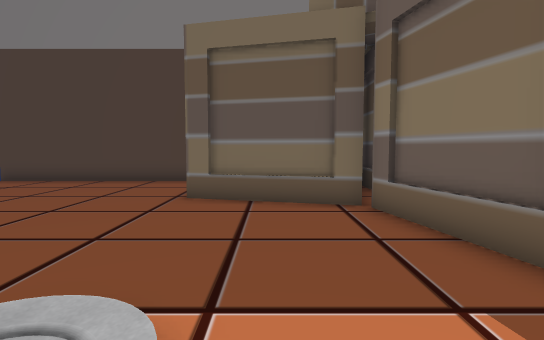
view 1 (above)

15 first-person views from a walk through a Unity game level. The camera is 1.3 m above the floor, tilts 4° down and sees 80° across. The floor is counted in squares, 1 m on a side. Each view is taken from the middle of a square. On the plan, view 1 faces up. The plan holds only what a view shows up to about 14 squares ahead; the rest is blank. Some surface patterns are stand-ins.

view 2
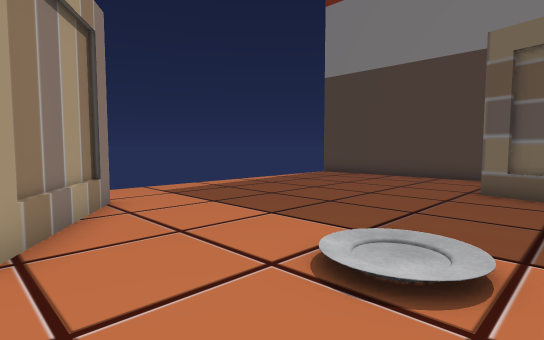

view 3
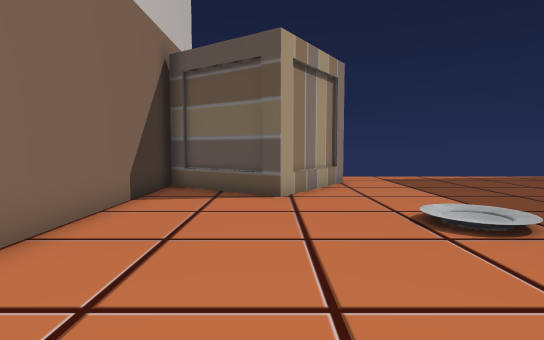

view 4
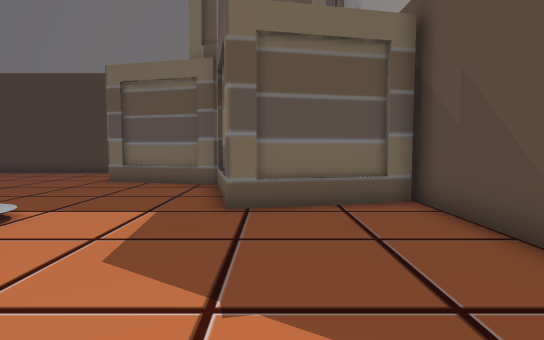

view 5
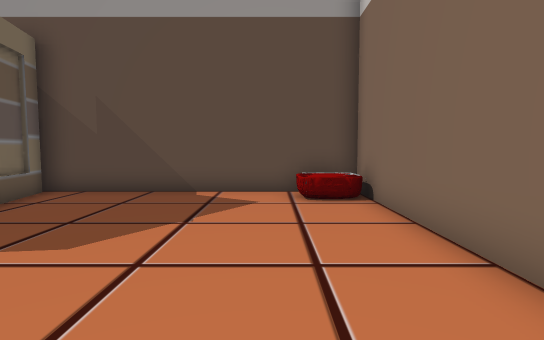

view 6
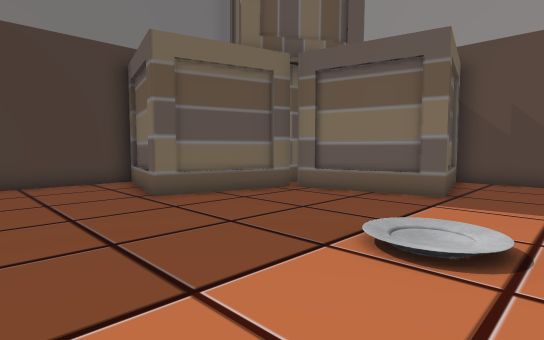

view 7
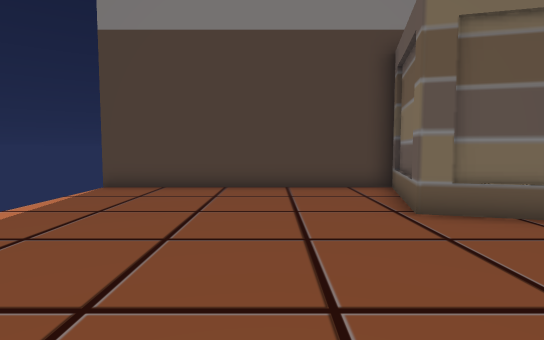

view 8
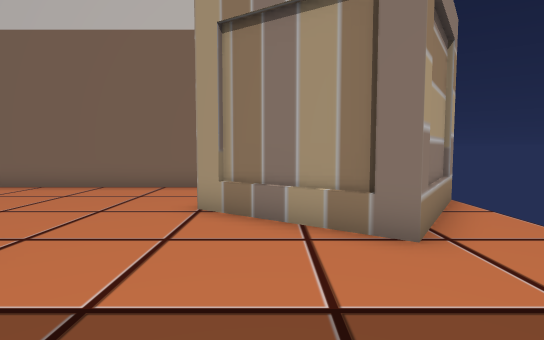

view 9
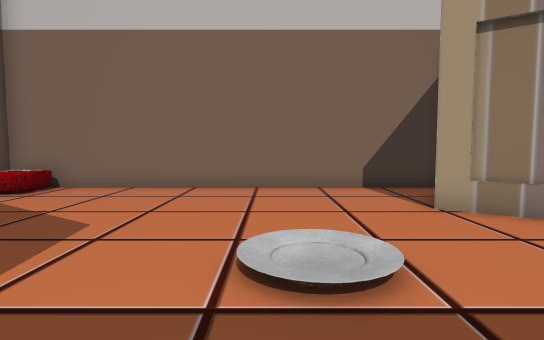

view 10
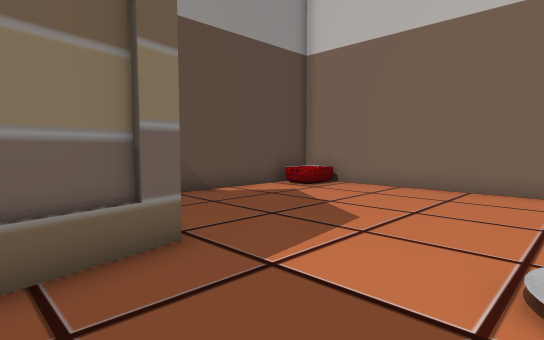

view 11
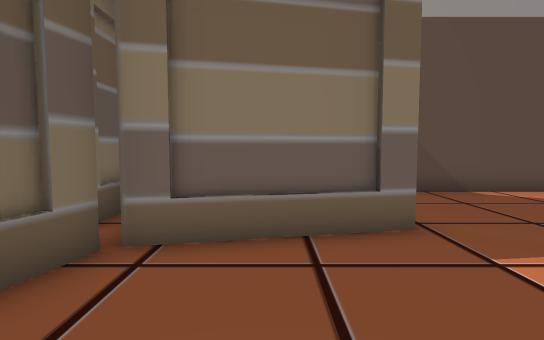

view 12
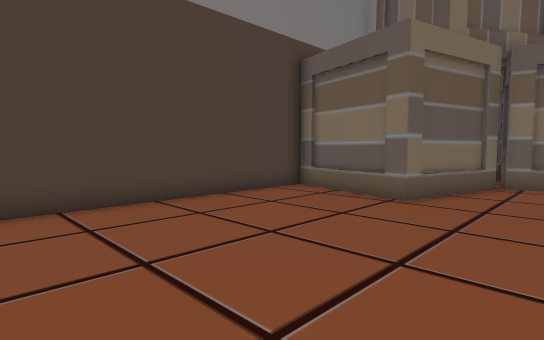

view 13
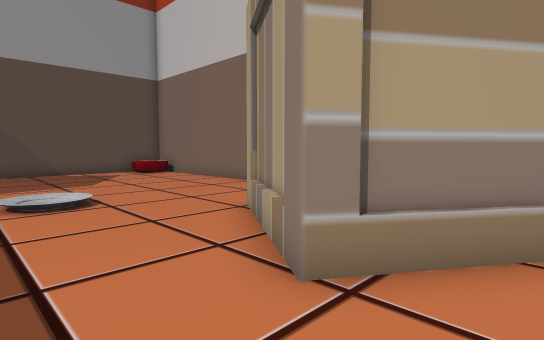

view 14
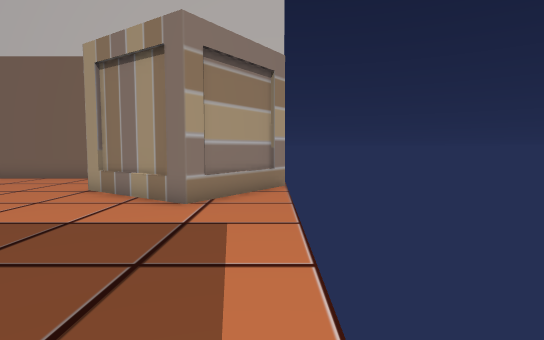

view 15
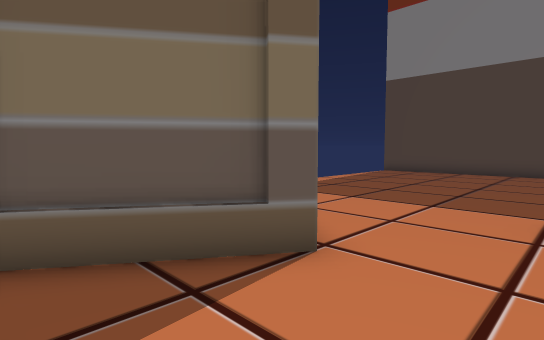

### Floor plan
Key: @ floor where view 1 was taken; # wall or solid block; . floor; / step, stairs or slope; B basket; O other object.
Columns run from 11 left of view 1 to 8 right of it. Each row starts with its distance up from view 1.
 13 ###########
 12  .........O
 11  .........O   O
 10  ........OO   O
  9  ........O
  8  ........OOOOOOOO#O
  7  ............OOOO
  6  ............OO
  5  .............O
  4  .............O  OO#
  3  .............OOOO.#
  2  ........//........#
  1  ..O.....//........#
  0  ..OO......@.......#
 -1  .OOOOO............#
 -2  OO   O............#
 -3  O   OO............#
 -4     OO...........BB#
 -5     O............BB#
 -6     ################

Where each view was taken, in squares from view 1:
view 1: 0 up, 0 right, facing up
view 2: 2 down, 0 right, facing up-left
view 3: 2 down, 4 right, facing left
view 4: 4 down, 4 right, facing up
view 5: 3 down, 2 left, facing right
view 6: 0 up, 6 left, facing up-right
view 7: 2 up, 5 left, facing up
view 8: 5 up, 6 left, facing down
view 9: 5 up, 1 left, facing down
view 10: 5 up, 1 left, facing down-right
view 11: 5 up, 2 left, facing right
view 12: 5 up, 10 left, facing up-right
view 13: 3 up, 10 left, facing down-right
view 14: 8 up, 10 left, facing down
view 15: 5 down, 2 left, facing up-left
